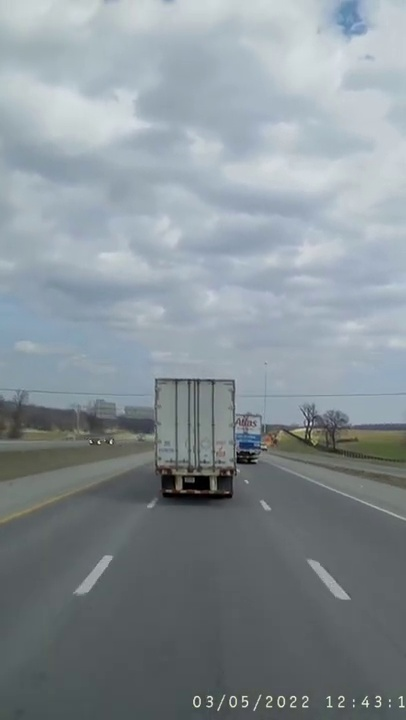
#> input picture roadlanelinedetection/src/sample.jpg, 406 x 720 px
$ python newwwwww.py
#> lines starting #> are read from the running program, lines starting #| are printed output that depends on the picture; after the words box and inside, x2 and y2 are one past the last pixel; in counts of white or black regions, pixels touching at a corner belong together
# -*- coding: utf-8 -*-
"""road_lane_detection.ipynb

Automatically generated by Colaboratory.

Original file is located at
    https://colab.research.google.com/drive/1w6xv6v5xuQPmMJMMQ5MZnGlC6F9bsi7Q
"""

# ROAD LANE DETECTION

import cv2
import matplotlib.pyplot as plt
import numpy as np

image_path = r"sample.jpg"
image1 = cv2.imread(image_path)
#> image1 is the input picture: shape (720, 406, 3); mean B, G, R 149.7, 144.1, 134.5
plt.imshow(image1)


def grey(image):
    # convert to grayscale
    image = np.asarray(image)
    return cv2.cvtColor(image, cv2.COLOR_RGB2GRAY)

    # Apply Gaussian Blur --> Reduce noise and smoothen image


def gauss(image):
    return cv2.GaussianBlur(image, (5, 5), 0)

    # outline the strongest gradients in the image --> this is where lines in the image are


def canny(image):
    edges = cv2.Canny(image, 50, 150)
    return edges


def region(image):
    height, width = image.shape
    # isolate the gradients that correspond to the lane lines
    triangle = np.array([
        [(100, height), (475, 325), (width, height)]
    ])
    # create a black image with the same dimensions as original image
    mask = np.zeros_like(image)
    # create a mask (triangle that isolates the region of interest in our image)
    mask = cv2.fillPoly(mask, triangle, 255)
    mask = cv2.bitwise_and(image, mask)
    return mask


def display_lines(image, lines):
    lines_image = np.zeros_like(image)
    # make sure array isn't empty
    if lines is not None:
        for line in lines:
            x1, y1, x2, y2 = line
            # draw lines on a black image
            cv2.line(lines_image, (x1, y1), (x2, y2), (255, 0, 0), 10)
    return lines_image


def average(image, lines):
    left = []
    right = []

    if lines is not None:
        for line in lines:
            print(line)
            x1, y1, x2, y2 = line.reshape(4)
            # fit line to points, return slope and y-int
            parameters = np.polyfit((x1, x2), (y1, y2), 1)
            print(parameters)
            slope = parameters[0]
            y_int = parameters[1]
            # lines on the right have positive slope, and lines on the left have neg slope
            if slope < 0:
                left.append((slope, y_int))
            else:
                right.append((slope, y_int))

    # takes average among all the columns (column0: slope, column1: y_int)
    right_avg = np.average(right, axis=0)
    left_avg = np.average(left, axis=0)
    # create lines based on averages calculates
    left_line = make_points(image, left_avg)
    right_line = make_points(image, right_avg)
    return np.array([left_line, right_line])


def make_points(image, average):
    print(average)
    slope, y_int = average
    y1 = image.shape[0]
    # how long we want our lines to be --> 3/5 the size of the image
    y2 = int(y1 * (3 / 5))
    # determine algebraically
    x1 = int((y1 - y_int) // slope)
    x2 = int((y2 - y_int) // slope)
    return np.array([x1, y1, x2, y2])


# from google.colab.patches import cv2_imshow

'''##### DETECTING lane lines in image ######'''

copy = np.copy(image1)
edges = cv2.Canny(copy, 50, 150)
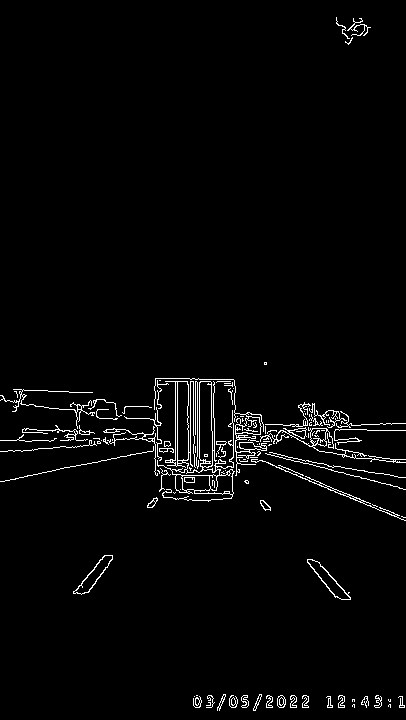
#> edges: shape (720, 406); 2.4% white in thin lines or dots
isolated = region(edges)
#> in region, `mask = cv2.bitwise_and(image, mask)`:
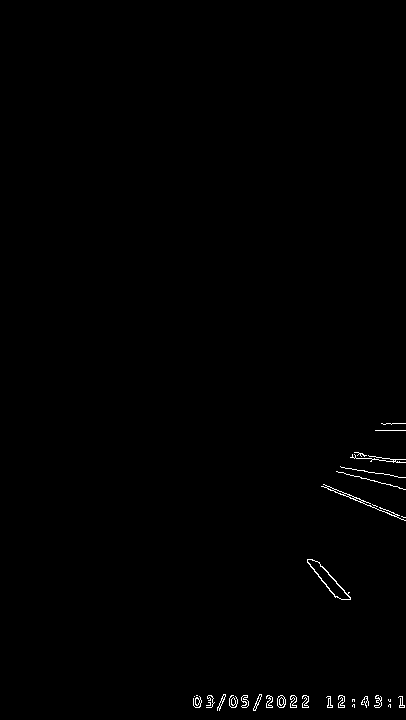
#> mask: shape (720, 406); 0.46% white in thin lines or dots, all inside (x1, y1, x2, y2) = (193, 423, 406, 711)
cv2.imshow("",edges)
cv2.imshow("",isolated)
cv2.waitKey(0)

# DRAWING LINES: (order of params) --> region of interest, bin size (P, theta), min intersections needed, placeholder array,
lines = cv2.HoughLinesP(isolated, 2, np.pi / 180, 100, np.array([]), minLineLength=40, maxLineGap=5)
#> lines = [[266, 705, 307, 705], [258, 697, 308, 697]]
averaged_lines = average(copy, lines)
#> the loop in average, `for line in lines:` made 2 passes
#> (x1, y1, x2, y2, slope, y_int) on passes 1 to 2: (266, 705, 307, 705, 1.54e-15, 705), (258, 697, 308, 697, -3.43e-15, 697)
#| [[266 705 307 705]]
#| [1.53709609e-15 7.05000000e+02]
#| [[258 697 308 697]]
#| [-3.42915539e-15  6.97000000e+02]
#> after the loop in average, `for line in lines:`: left = [(-3.43e-15, 697)]; right = [(1.54e-15, 705)]
#> in average, `right_avg = np.average(right, axis=0)`: right_avg = [1.54e-15, 705]
#> in average, `left_avg = np.average(left, axis=0)`: left_avg = [-3.43e-15, 697]
#| [-3.42915539e-15  6.97000000e+02]
#> in make_points, `slope, y_int = average`: slope = -3.43e-15; y_int = 697
#> in make_points, `x1 = int((y1 - y_int) // slope)`: x1 = -6707190958620156
#> in make_points, `x2 = int((y2 - y_int) // slope)`: x2 = 77278504523237200
#> in average, `left_line = make_points(image, left_avg)`: left_line = [-6707190958620156, 720, 77278504523237200, 432]
#| [1.53709609e-15 7.05000000e+02]
#> in average, `right_line = make_points(image, right_avg)`: right_line = [9758661237010362, 720, -177607634513580064, 432]
#> averaged_lines = [[-6707190958620156, 720, 77278504523237200, 432], [9758661237010362, 720, -177607634513580064, 432]]
#> the loop in display_lines, `for line in lines:` made 1 pass
#> after the loop in display_lines, `for line in lines:`: lines_image: shape (720, 406, 3); every value is 0
#> (the run stopped early here; a loop or call above may not have finished)

$ run again, with roadlanelinedetection/src/zz.jpg copied over roadlanelinedetection/src/sample.jpg
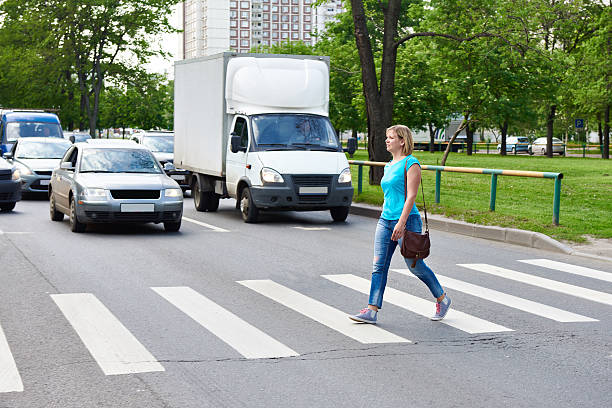
#> input picture roadlanelinedetection/src/zz.jpg, 612 x 408 px
#> image1 is the input picture: shape (408, 612, 3); mean B, G, R 138.4, 152.7, 143.4
#> `edges = cv2.Canny(copy, 50, 150)`:
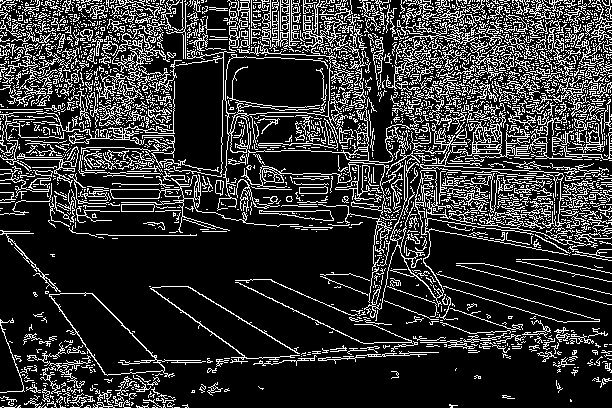
#> edges: shape (408, 612); 19.9% white in thin lines or dots
#> in region, `mask = cv2.bitwise_and(image, mask)`:
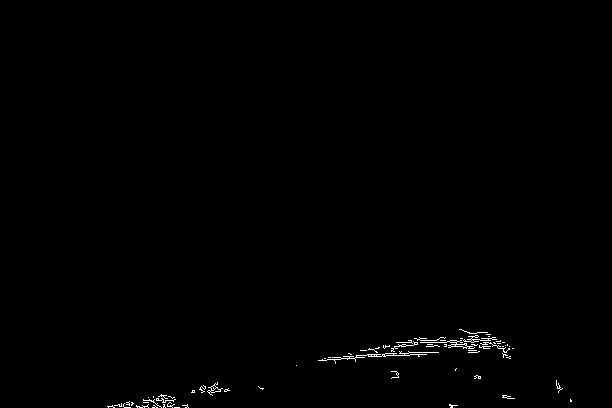
#> mask: shape (408, 612); 0.49% white in thin lines or dots, all inside (x1, y1, x2, y2) = (107, 329, 572, 408)
#> lines = [[402, 346, 445, 337], [462, 346, 504, 342]]
#> the loop in average, `for line in lines:` made 2 passes
#> (x1, y1, x2, y2, slope, y_int) on passes 1 to 2: (402, 346, 445, 337, -0.209, 430.1), (462, 346, 504, 342, -0.0952, 390)
#> (printed output is left out)
#> after the loop in average, `for line in lines:`: left = [(-0.209, 430.1), (-0.0952, 390)]; right = []
#> right_avg = nan
#> left_avg = [-0.152, 410.1]
#| [-1.52270210e-01  4.10069767e+02]
#> in make_points, `slope, y_int = average`: slope = -0.152; y_int = 410.1
#> in make_points, `x1 = int((y1 - y_int) // slope)`: x1 = 13
#> in make_points, `x2 = int((y2 - y_int) // slope)`: x2 = 1090
#> left_line = [13, 408, 1090, 244]
#| nan
